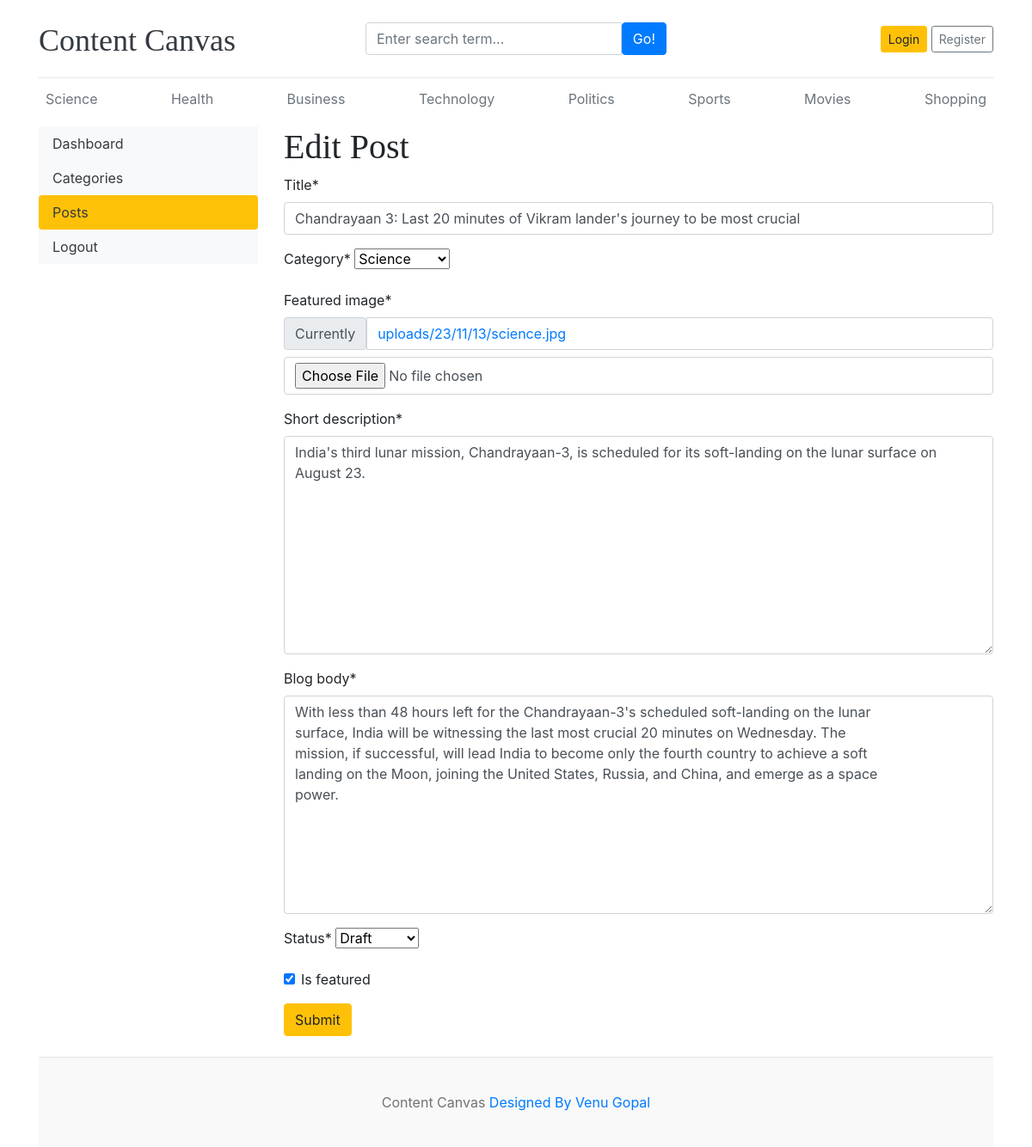
Screenshot of /dashboard/posts/edit/5/ with the database file from the repository.
### blog/models.py (models this page shows, shortened)
class Category(models.Model):
    category_name=models.CharField(max_length=50,unique=True)
    created_at=models.DateTimeField(auto_now_add=True)
    updated_at=models.DateTimeField(auto_now=True)
    class Meta:
        verbose_name_plural='categories'
    def __str__(self):
        return self.category_name

class Blog(models.Model):
    title=models.CharField(max_length=100)
    slug=models.SlugField(max_length=100)
    category=models.ForeignKey(Category,on_delete=models.CASCADE)
    author=models.ForeignKey(User,on_delete=models.CASCADE)
    featured_image=models.ImageField(upload_to='uploads/%y/%m/%d')
    short_description=models.TextField(max_length=2000)
    blog_body=models.TextField(max_length=700)
    status=models.CharField(max_length=20,choices=STATUS_CHOICES,default="Draft")
    is_featured=models.BooleanField(default=True)
    created_at=models.DateTimeField(auto_now_add=True)
    updated_at=models.DateTimeField(auto_now=True)

### dashboards/views.py (the view, shortened to what this page needs)
# urls.py: path('posts/edit/<int:pk>/',views.edit_post,name='edit_post'),
def edit_post(request,pk):
    post=get_object_or_404(Blog,pk=pk)
    form=BlogPostForm(instance=post)
    context={
        'form':form,
        'post':post
    }
    return render(request,'dashboard/edit_post.html',context)

### dashboards/forms.py
class BlogPostForm(forms.ModelForm):
    class Meta:
        model=Blog
        fields=('title','category','featured_image','short_description','blog_body','status','is_featured')

### blog/context_processors.py (called while the page is built)
def get_categories(request):
    categories=Category.objects.all()
    return dict(categories=categories)

def get_social_links(request):
    social_links=SocialLink.objects.all()
    return dict(social_links=social_links)

### templates/dashboard/edit_post.html (shortened to what this page needs)
{% extends 'base.html' %}
{% block content %}
{% load crispy_forms_tags %}
<div class="row">
    {% include 'dashboard/sidebar.html' %}
</div>
    <div class="col-md-9">
        <h1>Edit Post</h1>
        <form action="{% url 'edit_post' post.id %}" method="POST" enctype="multipart/form-data">
            {{form | crispy}}
            <button type="submit" class="btn btn-warning">Submit</button>
        </form>
        <br>
    </div>
</div>
{% endblock %}

### templates/base.html (shortened to what this page needs)
{% load static %}
<!DOCTYPE html>
<html lang="en">
<head>
    <link href="https://getbootstrap.com/docs/4.0/dist/css/bootstrap.min.css" rel="stylesheet">
    <link href="{% static "css/cc.css" %}" rel="stylesheet">
    <link rel="stylesheet" href="https://cdnjs.cloudflare.com/ajax/libs/font-awesome/4.7.0/css/font-awesome.min.css">
  </head>
<body>
    <div class="container">
      <header class="blog-header py-3">
        <div class="row flex-nowrap justify-content-between align-items-center">
          <div class="col-4 pt-1">
            <a class="blog-header-logo text-dark" href="/">Content Canvas</a>
          </div>
           <div class="col-4">
              <form action="{% url "search" %}" method="GET">
                <div class="input-group">
                    <input class="form-control" type="text" name="keyword" value="{{keyword}}" placeholder="Enter search term..." aria-label="Enter search term..." aria-describedby="button-search" />
                    <button class="btn btn-primary" id="button-search" type="button">Go!</button>
                </div>
              </form>
            </div>
          {% if not user.is_authenticated %}
          <div class="col-4 d-flex justify-content-end align-items-center">
            <a class="btn btn-sm btn-warning" href="{% url 'login' %}">Login</a> &nbsp;
            <a class="btn btn-sm btn-outline-secondary" href="{% url "register" %}">Register</a>
          </div>
          {% else %}
          <span><a href="{% url 'dashboard' %}">Dashboard</a></span>
          <span><a href="{% url 'logout' %}">Logout</a></span>
          {% endif %}
        </div>
      </header>
      <div class="nav-scroller py-1 mb-2">
        <nav class="nav d-flex justify-content-between">
          {% for cat in categories %}
          <a class="p-2 text-muted" href="{% url "posts_by_category" cat.id %}">{{cat.category_name}}</a>
          {% endfor %}
        </nav>
      </div>
{% block content %}
{% endblock %}
<footer class="blog-footer">
    <p>Content Canvas  <a href="#">Designed By Venu Gopal</a></p>
</footer>
</body>

### contentcanvas/static/css/cc.css (style rules this page uses)
.blog-header { border-bottom: 1px solid #e5e5e5; }
.blog-header-logo { font-family: "Playfair Display", Georgia, "Times New Roman", serif; font-size: 2.25rem; }
h1, h2, h3, h4, h5, h6 { font-family: "Playfair Display", Georgia, "Times New Roman", serif; }
.blog-footer { padding: 2.5rem 0; color: #727272; text-align: center; background-color: #f9f9f9; border-top: .05rem solid #e5e5e5; }
.blog-footer p:last-child { margin-bottom: 0; }

### rows the page displays
Category: category_name "Science"
Category: category_name "Health"
Category: category_name "Business"
Category: category_name "Technology"
Category: category_name "Politics"
Category: category_name "Sports"
Category: category_name "Movies"
Category: category_name "Shopping"
Blog: title "Chandrayaan 3: Last 20 minutes of Vikram lander's journey to be most crucial", category "Science", short_description "India's third lunar mission, Chandrayaan-3, is scheduled for its soft-landing on the lunar surface on August 23.", blog_body "With less than 48 hours left for the Chandrayaan-3's scheduled soft-landing on the lunar surface, India will be witnessing the last most crucial 20 minutes on Wednesday. The mission, if successful, will lead India to become only the fourth country to achieve a soft landing on the Moon, joining the United States, Russia, and China, and emerge as a space power.", status "Draft", is_featured "☑"
